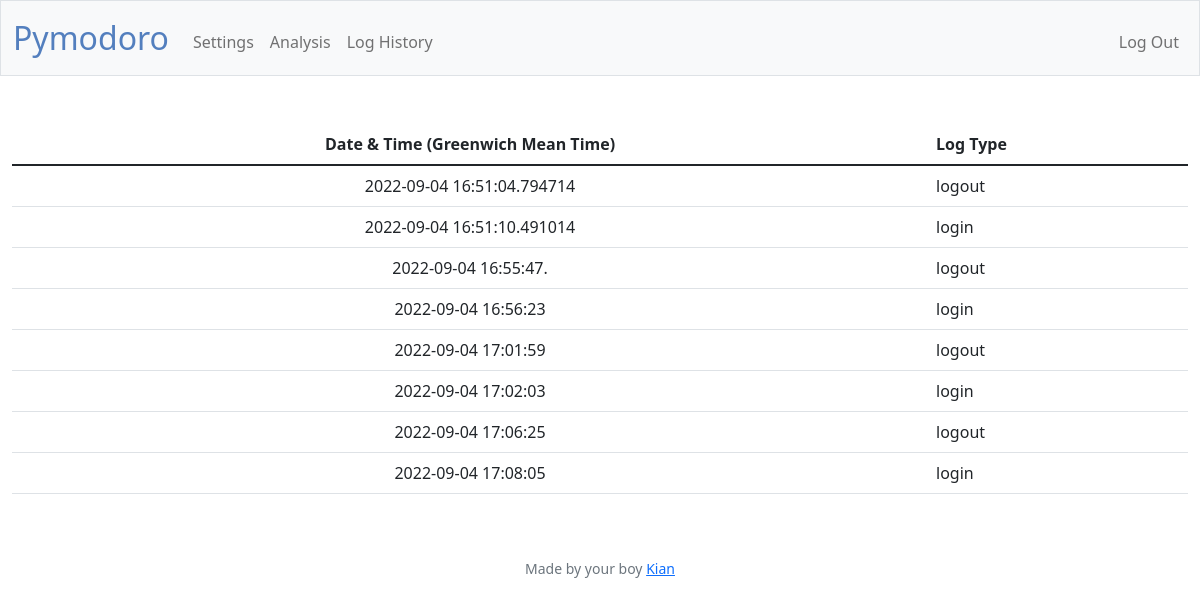
Screenshot of /history (signed in) with the database file from the repository.
### tables this page shows
CREATE TABLE logTable (id INTEGER, time TEXT NOT NULL, type TEXT NOT NULL, FOREIGN KEY (id) REFERENCES users(id));

### app.py (the view)
@app.route("/history")
@login_required
def history():
    logHistory = db.execute('SELECT * FROM logTable WHERE id = ?', session['user_id'])
    return render_template("history.html", history=logHistory)

### app.py (called while the page is built)
@app.after_request
def after_request(response):
    response.headers["Cache-Control"] = "no-cache, no-store, must-revalidate"
    response.headers["Expires"] = 0
    response.headers["Pragma"] = "no-cache"
    return response

### helpers.py (called while the page is built)
def login_required(f):
    @wraps(f)
    def decorated_function(*args, **kwargs):
        if session.get("user_id") is None:
            return redirect("/login")
        return f(*args, **kwargs)
    return decorated_function

### templates/history.html (shortened to what this page needs)
{% extends "layout.html" %}
{% block main %}
<table class="table">
    <thead>
        <tr>
            <th>Date & Time (Greenwich Mean Time)</th>
            <th class="text-start">Log Type</th>
        </tr>
    </thead>
    <tbody>
        {% for entry in history %}
        <tr>
            <td>{{ entry.time }}</td>
            <td class="text-start">{{ entry.type }}</td>
        </tr>
        {% endfor %}
    </tbody>
</table>
{% endblock %}

### templates/layout.html (shortened to what this page needs)
<!DOCTYPE html>
<html lang="en">
    <head>
        <link href="https://cdn.jsdelivr.net/npm/bootstrap@5.1.3/dist/css/bootstrap.min.css" rel="stylesheet">
        <link href="/static/styles.css" rel="stylesheet">
    </head>
    <body>
        <nav class="border navbar navbar-expand-md navbar-light bg-light">
            <div class="container-fluid">
                <a class="navbar-brand" href="/"><span class="blue">Pymodoro</span></a>
                <div class="collapse navbar-collapse" id="navbar">
                    {% if session["user_id"] %}
                        <ul class="navbar-nav me-auto mt-2">
                            <li class="nav-item"><a class="nav-link" href="/settings">Settings</a></li>
                            <li class="nav-item"><a class="nav-link" href="/analysis">Analysis</a></li>
                            <li class="nav-item"><a class="nav-link" href="/history">Log History</a></li>
                        </ul>
                        <ul class="navbar-nav ms-auto mt-2">
                            <li class="nav-item"><a class="nav-link" href="/logout">Log Out</a></li>
                        </ul>
                    {% else %}
                        <ul class="navbar-nav ms-auto mt-2">
                            <li class="nav-item"><a class="nav-link" href="/register">Register</a></li>
                            <li class="nav-item"><a class="nav-link" href="/login">Log In</a></li>
                        </ul>
                    {% endif %}
                </div>
            </div>
        </nav>
        <main class="container-fluid py-5 text-center">
            {% block main %}{% endblock %}
        </main>
        <footer class="mb-5 small text-center text-muted">
            Made by your boy <a href="https://kiankyars.github.io/">Kian</a>
        </footer>
    </body>
</html>

### static/styles.css (style rules this page uses)
nav .navbar-brand { font-size: xx-large; }
nav .navbar-brand .blue { color: #537fbe; }
div { list-style-position: inside; }
ul { list-style-position: inside; }

### rows the page displays
logTable: time "2022-09-04 16:51:04.794714", type "logout"
logTable: time "2022-09-04 16:51:10.491014", type "login"
logTable: time "2022-09-04 16:55:47.", type "logout"
logTable: time "2022-09-04 16:56:23", type "login"
logTable: time "2022-09-04 17:01:59", type "logout"
logTable: time "2022-09-04 17:02:03", type "login"
logTable: time "2022-09-04 17:06:25", type "logout"
logTable: time "2022-09-04 17:08:05", type "login"
